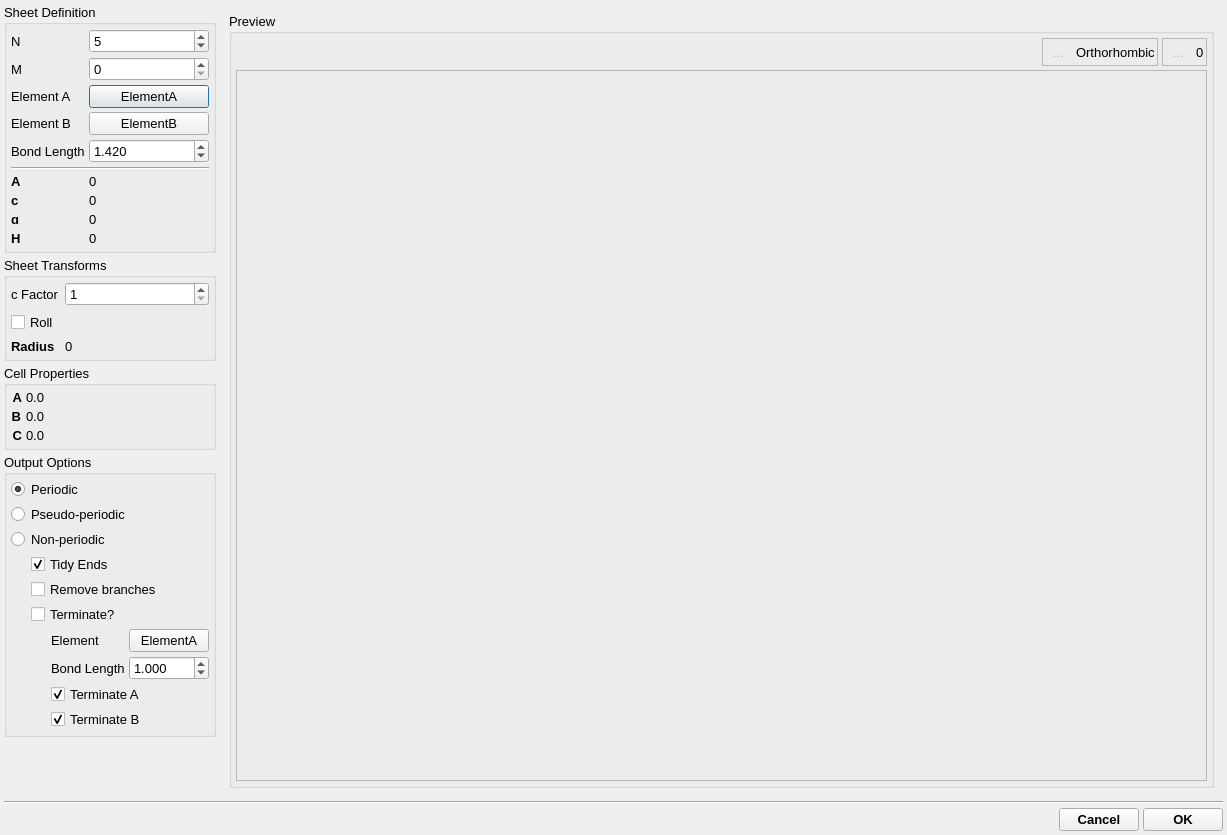
<?xml version="1.0" encoding="UTF-8"?>
<ui version="4.0">
 <class>CreateGrapheneSpeciesDialog</class>
 <widget class="QDialog" name="CreateGrapheneSpeciesDialog">
  <property name="windowModality">
   <enum>Qt::ApplicationModal</enum>
  </property>
  <property name="geometry">
   <rect>
    <x>0</x>
    <y>0</y>
    <width>1227</width>
    <height>835</height>
   </rect>
  </property>
  <property name="font">
   <font>
    <pointsize>10</pointsize>
   </font>
  </property>
  <property name="windowTitle">
   <string>Create Graphene Species</string>
  </property>
  <layout class="QVBoxLayout" name="verticalLayout_4">
   <property name="spacing">
    <number>4</number>
   </property>
   <property name="leftMargin">
    <number>4</number>
   </property>
   <property name="topMargin">
    <number>4</number>
   </property>
   <property name="rightMargin">
    <number>4</number>
   </property>
   <property name="bottomMargin">
    <number>4</number>
   </property>
   <item>
    <layout class="QHBoxLayout" name="horizontalLayout_7">
     <property name="spacing">
      <number>4</number>
     </property>
     <item>
      <widget class="QWidget" name="LeftWidget" native="true">
       <property name="sizePolicy">
        <sizepolicy hsizetype="Preferred" vsizetype="Expanding">
         <horstretch>0</horstretch>
         <verstretch>0</verstretch>
        </sizepolicy>
       </property>
       <layout class="QVBoxLayout" name="verticalLayout_16">
        <property name="spacing">
         <number>4</number>
        </property>
        <property name="leftMargin">
         <number>0</number>
        </property>
        <property name="topMargin">
         <number>0</number>
        </property>
        <property name="rightMargin">
         <number>0</number>
        </property>
        <property name="bottomMargin">
         <number>0</number>
        </property>
        <item>
         <widget class="QGroupBox" name="SheetDefinitionGroup">
          <property name="title">
           <string>Sheet Definition</string>
          </property>
          <layout class="QFormLayout" name="formLayout_2">
           <property name="horizontalSpacing">
            <number>4</number>
           </property>
           <property name="verticalSpacing">
            <number>4</number>
           </property>
           <property name="leftMargin">
            <number>4</number>
           </property>
           <property name="topMargin">
            <number>4</number>
           </property>
           <property name="rightMargin">
            <number>4</number>
           </property>
           <property name="bottomMargin">
            <number>4</number>
           </property>
           <item row="0" column="0">
            <widget class="QLabel" name="label">
             <property name="text">
              <string>N</string>
             </property>
            </widget>
           </item>
           <item row="0" column="1">
            <widget class="QSpinBox" name="NSpin">
             <property name="minimum">
              <number>1</number>
             </property>
             <property name="maximum">
              <number>1000</number>
             </property>
             <property name="value">
              <number>5</number>
             </property>
            </widget>
           </item>
           <item row="1" column="0">
            <widget class="QLabel" name="label_5">
             <property name="text">
              <string>M</string>
             </property>
            </widget>
           </item>
           <item row="1" column="1">
            <widget class="QSpinBox" name="MSpin">
             <property name="minimum">
              <number>0</number>
             </property>
             <property name="maximum">
              <number>1000</number>
             </property>
             <property name="value">
              <number>0</number>
             </property>
            </widget>
           </item>
           <item row="2" column="0">
            <widget class="QLabel" name="label_2">
             <property name="text">
              <string>Element A</string>
             </property>
            </widget>
           </item>
           <item row="2" column="1">
            <widget class="QPushButton" name="ElementAButton">
             <property name="text">
              <string>ElementA</string>
             </property>
            </widget>
           </item>
           <item row="3" column="0">
            <widget class="QLabel" name="label_3">
             <property name="text">
              <string>Element B</string>
             </property>
            </widget>
           </item>
           <item row="3" column="1">
            <widget class="QPushButton" name="ElementBButton">
             <property name="text">
              <string>ElementB</string>
             </property>
            </widget>
           </item>
           <item row="4" column="0">
            <widget class="QLabel" name="label_4">
             <property name="text">
              <string>Bond Length</string>
             </property>
            </widget>
           </item>
           <item row="4" column="1">
            <widget class="QDoubleSpinBox" name="BondLengthSpin">
             <property name="decimals">
              <number>3</number>
             </property>
             <property name="minimum">
              <double>0.100000000000000</double>
             </property>
             <property name="singleStep">
              <double>0.010000000000000</double>
             </property>
             <property name="value">
              <double>1.420000000000000</double>
             </property>
            </widget>
           </item>
           <item row="5" column="0" colspan="2">
            <widget class="Line" name="line_2">
             <property name="orientation">
              <enum>Qt::Horizontal</enum>
             </property>
            </widget>
           </item>
           <item row="6" column="0">
            <widget class="QLabel" name="label_7">
             <property name="font">
              <font>
               <pointsize>10</pointsize>
               <bold>true</bold>
              </font>
             </property>
             <property name="toolTip">
              <string>Sheet repeat dimension along x, or circumference if rolled into a tube</string>
             </property>
             <property name="text">
              <string>A</string>
             </property>
            </widget>
           </item>
           <item row="6" column="1">
            <widget class="QLabel" name="ALabel">
             <property name="toolTip">
              <string>Sheet repeat dimension along x, or circumference if rolled into a tube</string>
             </property>
             <property name="text">
              <string>0</string>
             </property>
            </widget>
           </item>
           <item row="7" column="0">
            <widget class="QLabel" name="label_8">
             <property name="font">
              <font>
               <pointsize>10</pointsize>
               <bold>true</bold>
              </font>
             </property>
             <property name="toolTip">
              <string>Axial length of sheet along the y direction</string>
             </property>
             <property name="text">
              <string>c</string>
             </property>
            </widget>
           </item>
           <item row="7" column="1">
            <widget class="QLabel" name="CLabel">
             <property name="toolTip">
              <string>Axial length of sheet along the y direction</string>
             </property>
             <property name="text">
              <string>0</string>
             </property>
            </widget>
           </item>
           <item row="8" column="0">
            <widget class="QLabel" name="label_9">
             <property name="font">
              <font>
               <pointsize>10</pointsize>
               <bold>true</bold>
              </font>
             </property>
             <property name="toolTip">
              <string>Angle alpha between principal vector a1 and the x axis of the repeat unit cell</string>
             </property>
             <property name="text">
              <string>ɑ</string>
             </property>
            </widget>
           </item>
           <item row="8" column="1">
            <widget class="QLabel" name="AlphaLabel">
             <property name="toolTip">
              <string>Angle alpha between principal vector a1 and the x axis of the repeat unit cell</string>
             </property>
             <property name="text">
              <string>0</string>
             </property>
            </widget>
           </item>
           <item row="9" column="0">
            <widget class="QLabel" name="label_10">
             <property name="font">
              <font>
               <pointsize>10</pointsize>
               <bold>true</bold>
              </font>
             </property>
             <property name="toolTip">
              <string>Number of repeated translations of the primary helix required (adjusted value in brackets)</string>
             </property>
             <property name="text">
              <string>H</string>
             </property>
            </widget>
           </item>
           <item row="9" column="1">
            <widget class="QLabel" name="HLabel">
             <property name="toolTip">
              <string>Number of repeated translations of the primary helix required (adjusted value in brackets)</string>
             </property>
             <property name="text">
              <string>0</string>
             </property>
            </widget>
           </item>
          </layout>
         </widget>
        </item>
        <item>
         <widget class="QGroupBox" name="SheetTransformsGroup">
          <property name="title">
           <string>Sheet Transforms</string>
          </property>
          <layout class="QFormLayout" name="formLayout_3">
           <property name="leftMargin">
            <number>4</number>
           </property>
           <property name="topMargin">
            <number>4</number>
           </property>
           <property name="rightMargin">
            <number>4</number>
           </property>
           <property name="bottomMargin">
            <number>4</number>
           </property>
           <item row="1" column="0" colspan="2">
            <widget class="QCheckBox" name="RollUpCheck">
             <property name="toolTip">
              <string>Whether to roll up the sheet about the y axis to form a nanotube</string>
             </property>
             <property name="text">
              <string>Roll</string>
             </property>
            </widget>
           </item>
           <item row="2" column="0">
            <widget class="QLabel" name="label_11">
             <property name="font">
              <font>
               <pointsize>10</pointsize>
               <bold>true</bold>
              </font>
             </property>
             <property name="toolTip">
              <string>Radius, if rolled into a nanotube</string>
             </property>
             <property name="text">
              <string>Radius</string>
             </property>
            </widget>
           </item>
           <item row="2" column="1">
            <widget class="QLabel" name="RadiusLabel">
             <property name="toolTip">
              <string>Radius, if rolled into a nanotube</string>
             </property>
             <property name="text">
              <string>0</string>
             </property>
            </widget>
           </item>
           <item row="0" column="0">
            <widget class="QLabel" name="label_6">
             <property name="toolTip">
              <string>Multiplier for the sheet along the c axis</string>
             </property>
             <property name="text">
              <string>c Factor</string>
             </property>
            </widget>
           </item>
           <item row="0" column="1">
            <widget class="QSpinBox" name="CFactorSpin">
             <property name="toolTip">
              <string>Multiplier for the sheet along the c axis</string>
             </property>
             <property name="minimum">
              <number>1</number>
             </property>
             <property name="maximum">
              <number>100</number>
             </property>
            </widget>
           </item>
          </layout>
         </widget>
        </item>
        <item>
         <widget class="QGroupBox" name="CellPropertiesGroup">
          <property name="sizePolicy">
           <sizepolicy hsizetype="Preferred" vsizetype="Minimum">
            <horstretch>0</horstretch>
            <verstretch>0</verstretch>
           </sizepolicy>
          </property>
          <property name="title">
           <string>Cell Properties</string>
          </property>
          <layout class="QFormLayout" name="formLayout">
           <property name="horizontalSpacing">
            <number>4</number>
           </property>
           <property name="verticalSpacing">
            <number>4</number>
           </property>
           <property name="leftMargin">
            <number>4</number>
           </property>
           <property name="topMargin">
            <number>4</number>
           </property>
           <property name="rightMargin">
            <number>4</number>
           </property>
           <property name="bottomMargin">
            <number>4</number>
           </property>
           <item row="0" column="0">
            <widget class="QLabel" name="label_13">
             <property name="sizePolicy">
              <sizepolicy hsizetype="Minimum" vsizetype="Preferred">
               <horstretch>0</horstretch>
               <verstretch>0</verstretch>
              </sizepolicy>
             </property>
             <property name="font">
              <font>
               <pointsize>10</pointsize>
               <bold>true</bold>
              </font>
             </property>
             <property name="text">
              <string>A</string>
             </property>
             <property name="alignment">
              <set>Qt::AlignRight|Qt::AlignTrailing|Qt::AlignVCenter</set>
             </property>
            </widget>
           </item>
           <item row="1" column="0">
            <widget class="QLabel" name="label_12">
             <property name="sizePolicy">
              <sizepolicy hsizetype="Minimum" vsizetype="Preferred">
               <horstretch>0</horstretch>
               <verstretch>0</verstretch>
              </sizepolicy>
             </property>
             <property name="font">
              <font>
               <pointsize>10</pointsize>
               <bold>true</bold>
              </font>
             </property>
             <property name="text">
              <string>B</string>
             </property>
             <property name="alignment">
              <set>Qt::AlignRight|Qt::AlignTrailing|Qt::AlignVCenter</set>
             </property>
            </widget>
           </item>
           <item row="2" column="0">
            <widget class="QLabel" name="label_14">
             <property name="sizePolicy">
              <sizepolicy hsizetype="Minimum" vsizetype="Preferred">
               <horstretch>0</horstretch>
               <verstretch>0</verstretch>
              </sizepolicy>
             </property>
             <property name="font">
              <font>
               <pointsize>10</pointsize>
               <bold>true</bold>
              </font>
             </property>
             <property name="text">
              <string>C</string>
             </property>
             <property name="alignment">
              <set>Qt::AlignRight|Qt::AlignTrailing|Qt::AlignVCenter</set>
             </property>
            </widget>
           </item>
           <item row="0" column="1">
            <widget class="QLabel" name="CellALabel">
             <property name="text">
              <string>0.0</string>
             </property>
            </widget>
           </item>
           <item row="1" column="1">
            <widget class="QLabel" name="CellBLabel">
             <property name="text">
              <string>0.0</string>
             </property>
            </widget>
           </item>
           <item row="2" column="1">
            <widget class="QLabel" name="CellCLabel">
             <property name="text">
              <string>0.0</string>
             </property>
            </widget>
           </item>
          </layout>
         </widget>
        </item>
        <item>
         <widget class="QGroupBox" name="OutputOptionsGroup">
          <property name="title">
           <string>Output Options</string>
          </property>
          <layout class="QVBoxLayout" name="verticalLayout_2">
           <property name="spacing">
            <number>4</number>
           </property>
           <property name="leftMargin">
            <number>4</number>
           </property>
           <property name="topMargin">
            <number>4</number>
           </property>
           <property name="rightMargin">
            <number>4</number>
           </property>
           <property name="bottomMargin">
            <number>4</number>
           </property>
           <item>
            <widget class="QRadioButton" name="PeriodicRadio">
             <property name="text">
              <string>Periodic</string>
             </property>
             <property name="checked">
              <bool>true</bool>
             </property>
            </widget>
           </item>
           <item>
            <widget class="QRadioButton" name="PseudoPeriodicRadio">
             <property name="text">
              <string>Pseudo-periodic</string>
             </property>
            </widget>
           </item>
           <item>
            <widget class="QRadioButton" name="NonPeriodicRadio">
             <property name="text">
              <string>Non-periodic</string>
             </property>
             <property name="checked">
              <bool>false</bool>
             </property>
            </widget>
           </item>
           <item>
            <layout class="QHBoxLayout" name="horizontalLayout">
             <item>
              <spacer name="horizontalSpacer_3">
               <property name="orientation">
                <enum>Qt::Horizontal</enum>
               </property>
               <property name="sizeType">
                <enum>QSizePolicy::Fixed</enum>
               </property>
               <property name="sizeHint" stdset="0">
                <size>
                 <width>20</width>
                 <height>20</height>
                </size>
               </property>
              </spacer>
             </item>
             <item>
              <layout class="QVBoxLayout" name="verticalLayout">
               <property name="spacing">
                <number>4</number>
               </property>
               <item>
                <widget class="QCheckBox" name="TidyEndsCheck">
                 <property name="toolTip">
                  <string>Tidy the ends of non-periodic sheets, moving dangling atoms to leave complete rings</string>
                 </property>
                 <property name="text">
                  <string>Tidy Ends</string>
                 </property>
                 <property name="checked">
                  <bool>true</bool>
                 </property>
                </widget>
               </item>
               <item>
                <widget class="QCheckBox" name="RemoveBranchesCheck">
                 <property name="toolTip">
                  <string>Whether to remove any remaining branches rather than try to translate them into a meaningful position (requires Tidy Ends)</string>
                 </property>
                 <property name="text">
                  <string>Remove branches</string>
                 </property>
                </widget>
               </item>
               <item>
                <widget class="QCheckBox" name="TerminateCheck">
                 <property name="text">
                  <string>Terminate?</string>
                 </property>
                </widget>
               </item>
               <item>
                <layout class="QHBoxLayout" name="horizontalLayout_2">
                 <item>
                  <spacer name="horizontalSpacer_4">
                   <property name="orientation">
                    <enum>Qt::Horizontal</enum>
                   </property>
                   <property name="sizeType">
                    <enum>QSizePolicy::Fixed</enum>
                   </property>
                   <property name="sizeHint" stdset="0">
                    <size>
                     <width>20</width>
                     <height>20</height>
                    </size>
                   </property>
                  </spacer>
                 </item>
                 <item>
                  <layout class="QFormLayout" name="formLayout_4">
                   <item row="0" column="0">
                    <widget class="QLabel" name="label_15">
                     <property name="text">
                      <string>Element</string>
                     </property>
                    </widget>
                   </item>
                   <item row="0" column="1">
                    <widget class="QPushButton" name="TerminateElementButton">
                     <property name="text">
                      <string>ElementA</string>
                     </property>
                    </widget>
                   </item>
                   <item row="1" column="0">
                    <widget class="QLabel" name="label_16">
                     <property name="text">
                      <string>Bond Length</string>
                     </property>
                    </widget>
                   </item>
                   <item row="1" column="1">
                    <widget class="QDoubleSpinBox" name="TerminateBondLengthSpin">
                     <property name="decimals">
                      <number>3</number>
                     </property>
                     <property name="minimum">
                      <double>0.100000000000000</double>
                     </property>
                     <property name="singleStep">
                      <double>0.010000000000000</double>
                     </property>
                     <property name="value">
                      <double>1.000000000000000</double>
                     </property>
                    </widget>
                   </item>
                   <item row="2" column="0" colspan="2">
                    <widget class="QCheckBox" name="TerminateACheck">
                     <property name="text">
                      <string>Terminate A</string>
                     </property>
                     <property name="checked">
                      <bool>true</bool>
                     </property>
                    </widget>
                   </item>
                   <item row="3" column="0" colspan="2">
                    <widget class="QCheckBox" name="TerminateBCheck">
                     <property name="text">
                      <string>Terminate B</string>
                     </property>
                     <property name="checked">
                      <bool>true</bool>
                     </property>
                    </widget>
                   </item>
                  </layout>
                 </item>
                </layout>
               </item>
              </layout>
             </item>
            </layout>
           </item>
          </layout>
         </widget>
        </item>
        <item>
         <spacer name="verticalSpacer_2">
          <property name="orientation">
           <enum>Qt::Vertical</enum>
          </property>
          <property name="sizeHint" stdset="0">
           <size>
            <width>20</width>
            <height>40</height>
           </size>
          </property>
         </spacer>
        </item>
       </layout>
      </widget>
     </item>
     <item>
      <widget class="QWidget" name="RightWidget" native="true">
       <property name="sizePolicy">
        <sizepolicy hsizetype="Expanding" vsizetype="Expanding">
         <horstretch>1</horstretch>
         <verstretch>0</verstretch>
        </sizepolicy>
       </property>
       <layout class="QVBoxLayout" name="verticalLayout_3">
        <item>
         <widget class="QGroupBox" name="StructurePreviewBox">
          <property name="title">
           <string>Preview</string>
          </property>
          <layout class="QVBoxLayout" name="verticalLayout_5">
           <property name="spacing">
            <number>4</number>
           </property>
           <property name="leftMargin">
            <number>4</number>
           </property>
           <property name="topMargin">
            <number>4</number>
           </property>
           <property name="rightMargin">
            <number>4</number>
           </property>
           <property name="bottomMargin">
            <number>4</number>
           </property>
           <item>
            <layout class="QHBoxLayout" name="horizontalLayout_10">
             <property name="spacing">
              <number>4</number>
             </property>
             <item>
              <spacer name="horizontalSpacer_2">
               <property name="orientation">
                <enum>Qt::Horizontal</enum>
               </property>
               <property name="sizeHint" stdset="0">
                <size>
                 <width>40</width>
                 <height>20</height>
                </size>
               </property>
              </spacer>
             </item>
             <item>
              <widget class="QFrame" name="CurrentBoxFrame">
               <property name="frameShape">
                <enum>QFrame::StyledPanel</enum>
               </property>
               <property name="frameShadow">
                <enum>QFrame::Sunken</enum>
               </property>
               <layout class="QHBoxLayout" name="horizontalLayout_4">
                <property name="spacing">
                 <number>4</number>
                </property>
                <property name="leftMargin">
                 <number>2</number>
                </property>
                <property name="topMargin">
                 <number>2</number>
                </property>
                <property name="rightMargin">
                 <number>2</number>
                </property>
                <property name="bottomMargin">
                 <number>2</number>
                </property>
                <item>
                 <widget class="QToolButton" name="CurrentBoxToolButton">
                  <property name="enabled">
                   <bool>false</bool>
                  </property>
                  <property name="text">
                   <string>...</string>
                  </property>
                  <property name="icon">
                   <iconset resource="main.qrc">
                    <normaloff>:/general/icons/configuration.svg</normaloff>:/general/icons/configuration.svg</iconset>
                  </property>
                  <property name="autoRaise">
                   <bool>true</bool>
                  </property>
                 </widget>
                </item>
                <item>
                 <widget class="QLabel" name="CurrentBoxTypeLabel">
                  <property name="sizePolicy">
                   <sizepolicy hsizetype="Minimum" vsizetype="Preferred">
                    <horstretch>0</horstretch>
                    <verstretch>0</verstretch>
                   </sizepolicy>
                  </property>
                  <property name="font">
                   <font>
                    <pointsize>10</pointsize>
                    <bold>false</bold>
                   </font>
                  </property>
                  <property name="text">
                   <string>Orthorhombic</string>
                  </property>
                  <property name="alignment">
                   <set>Qt::AlignLeading|Qt::AlignLeft|Qt::AlignVCenter</set>
                  </property>
                 </widget>
                </item>
               </layout>
              </widget>
             </item>
             <item>
              <widget class="QFrame" name="AtomPopulationFrame">
               <property name="toolTip">
                <string>Number of atoms in the configuration</string>
               </property>
               <property name="frameShape">
                <enum>QFrame::StyledPanel</enum>
               </property>
               <property name="frameShadow">
                <enum>QFrame::Sunken</enum>
               </property>
               <layout class="QHBoxLayout" name="horizontalLayout_16">
                <property name="spacing">
                 <number>4</number>
                </property>
                <property name="leftMargin">
                 <number>2</number>
                </property>
                <property name="topMargin">
                 <number>2</number>
                </property>
                <property name="rightMargin">
                 <number>2</number>
                </property>
                <property name="bottomMargin">
                 <number>2</number>
                </property>
                <item>
                 <widget class="QToolButton" name="AtomPopulationToolButton">
                  <property name="enabled">
                   <bool>false</bool>
                  </property>
                  <property name="text">
                   <string>...</string>
                  </property>
                  <property name="icon">
                   <iconset resource="main.qrc">
                    <normaloff>:/general/icons/spheres_on.svg</normaloff>:/general/icons/spheres_on.svg</iconset>
                  </property>
                  <property name="autoRaise">
                   <bool>true</bool>
                  </property>
                 </widget>
                </item>
                <item>
                 <widget class="QLabel" name="AtomPopulationLabel">
                  <property name="sizePolicy">
                   <sizepolicy hsizetype="Minimum" vsizetype="Preferred">
                    <horstretch>0</horstretch>
                    <verstretch>0</verstretch>
                   </sizepolicy>
                  </property>
                  <property name="text">
                   <string>0</string>
                  </property>
                 </widget>
                </item>
               </layout>
              </widget>
             </item>
            </layout>
           </item>
           <item>
            <widget class="QFrame" name="StructureViewFrame">
             <property name="sizePolicy">
              <sizepolicy hsizetype="Expanding" vsizetype="Expanding">
               <horstretch>3</horstretch>
               <verstretch>0</verstretch>
              </sizepolicy>
             </property>
             <property name="minimumSize">
              <size>
               <width>300</width>
               <height>300</height>
              </size>
             </property>
             <property name="frameShape">
              <enum>QFrame::StyledPanel</enum>
             </property>
             <property name="frameShadow">
              <enum>QFrame::Sunken</enum>
             </property>
             <layout class="QHBoxLayout" name="horizontalLayout_5">
              <property name="spacing">
               <number>0</number>
              </property>
              <property name="leftMargin">
               <number>0</number>
              </property>
              <property name="topMargin">
               <number>0</number>
              </property>
              <property name="rightMargin">
               <number>0</number>
              </property>
              <property name="bottomMargin">
               <number>0</number>
              </property>
              <item>
               <widget class="SpeciesViewer" name="StructureViewer" native="true">
                <property name="sizePolicy">
                 <sizepolicy hsizetype="Expanding" vsizetype="Expanding">
                  <horstretch>1</horstretch>
                  <verstretch>0</verstretch>
                 </sizepolicy>
                </property>
               </widget>
              </item>
             </layout>
            </widget>
           </item>
          </layout>
         </widget>
        </item>
       </layout>
      </widget>
     </item>
    </layout>
   </item>
   <item>
    <widget class="Line" name="line">
     <property name="orientation">
      <enum>Qt::Horizontal</enum>
     </property>
    </widget>
   </item>
   <item>
    <layout class="QHBoxLayout" name="horizontalLayout_8">
     <property name="spacing">
      <number>4</number>
     </property>
     <item>
      <spacer name="horizontalSpacer">
       <property name="orientation">
        <enum>Qt::Horizontal</enum>
       </property>
       <property name="sizeHint" stdset="0">
        <size>
         <width>40</width>
         <height>20</height>
        </size>
       </property>
      </spacer>
     </item>
     <item>
      <widget class="QPushButton" name="CancelButton">
       <property name="font">
        <font>
         <pointsize>10</pointsize>
         <bold>true</bold>
        </font>
       </property>
       <property name="text">
        <string>Cancel</string>
       </property>
      </widget>
     </item>
     <item>
      <widget class="QPushButton" name="OKButton">
       <property name="font">
        <font>
         <pointsize>10</pointsize>
         <bold>true</bold>
        </font>
       </property>
       <property name="text">
        <string>OK</string>
       </property>
      </widget>
     </item>
    </layout>
   </item>
  </layout>
 </widget>
 <customwidgets>
  <customwidget>
   <class>SpeciesViewer</class>
   <extends>QWidget</extends>
   <header>gui/speciesViewer.h</header>
   <container>1</container>
  </customwidget>
 </customwidgets>
 <tabstops>
  <tabstop>NSpin</tabstop>
  <tabstop>MSpin</tabstop>
  <tabstop>ElementAButton</tabstop>
  <tabstop>ElementBButton</tabstop>
  <tabstop>BondLengthSpin</tabstop>
  <tabstop>CancelButton</tabstop>
  <tabstop>OKButton</tabstop>
  <tabstop>CurrentBoxToolButton</tabstop>
  <tabstop>AtomPopulationToolButton</tabstop>
 </tabstops>
 <resources>
  <include location="main.qrc"/>
 </resources>
 <connections/>
</ui>
